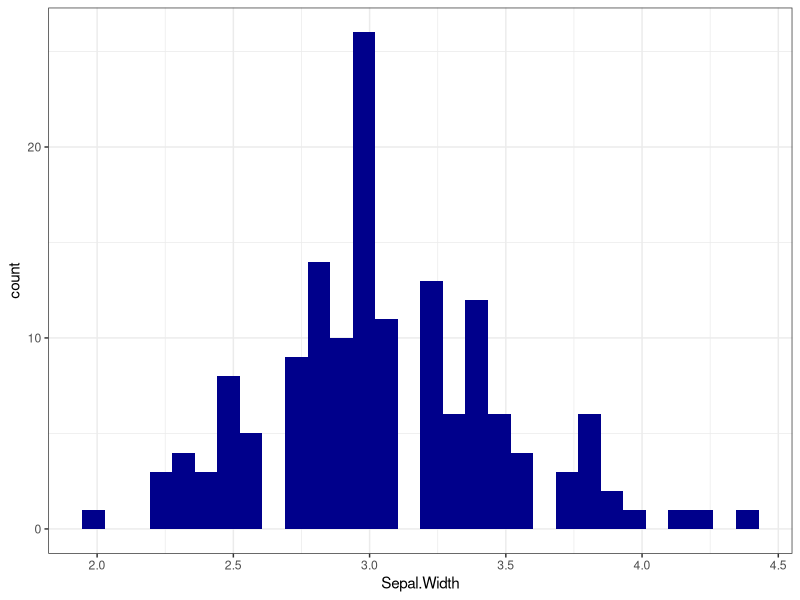
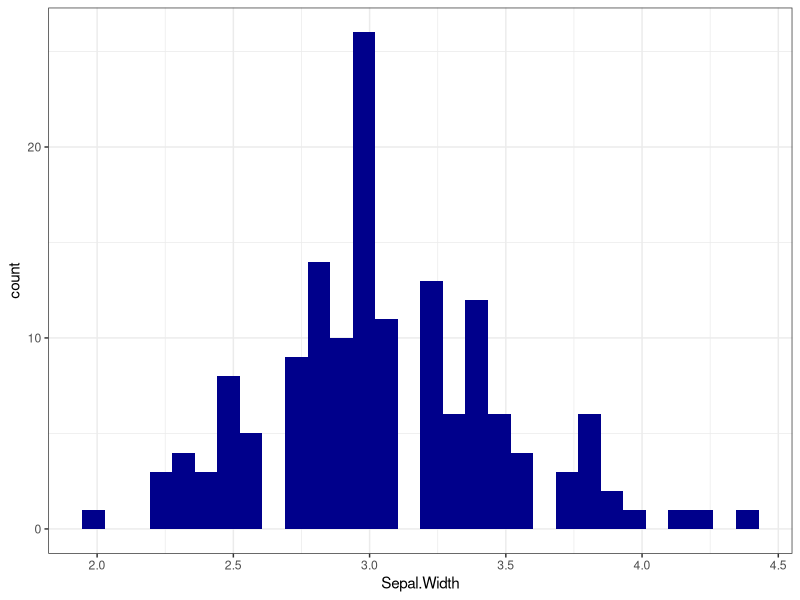

Source code (R) for these figures, in order:
## ---- chunk 1
#| include: false
library(ggplot2)
## ---- chunk 2
#| echo: false
#| message: false

iris |> 
    ggplot(aes(Sepal.Width)) +
    geom_histogram(fill = "darkblue") +
    theme_bw()
## ---- chunk 3
iris |> 
    ggplot(aes(Sepal.Width)) +
    geom_histogram(fill = "darkblue") +
    theme_bw()
